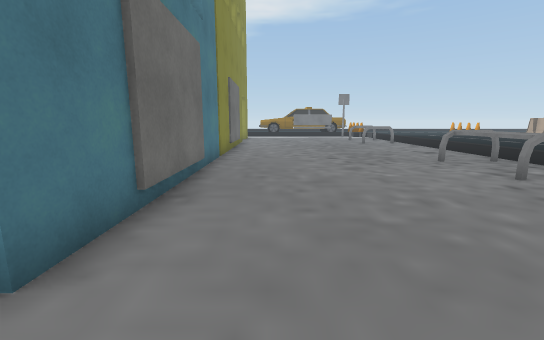
View 1 (above)

23 first-person views from a walk through a scene from a Unity 3-D project. The camera is 1.3 m above the floor, tilts 10° down and sees 90° across. The floor is counted in squares, 1 m on a side. Each view is taken from the middle of a square. On the plan, view 1 faces up. The plan holds only what a view shows up to about 13 squares ahead; the rest is blank. The place goes on beyond the plan. The player is left out. Some surface patterns are stand-ins.

View 2
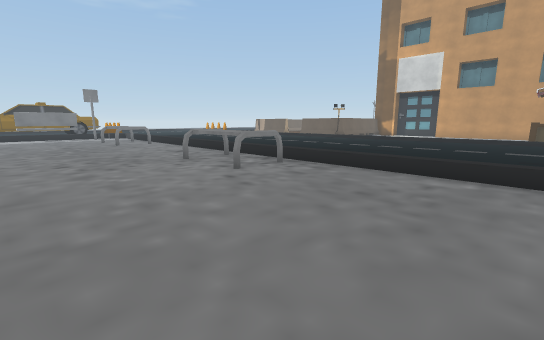

View 3
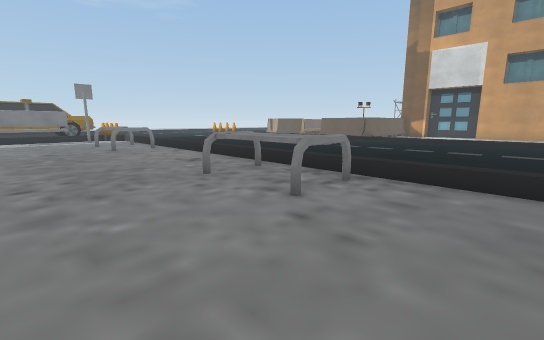

View 4
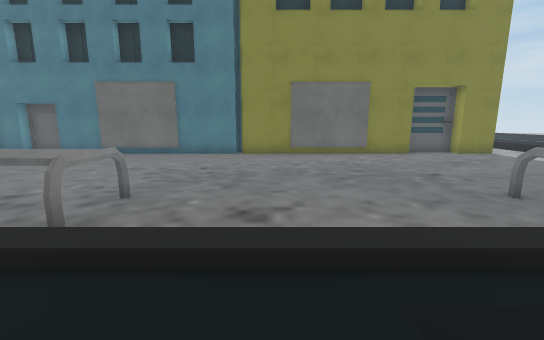

View 5
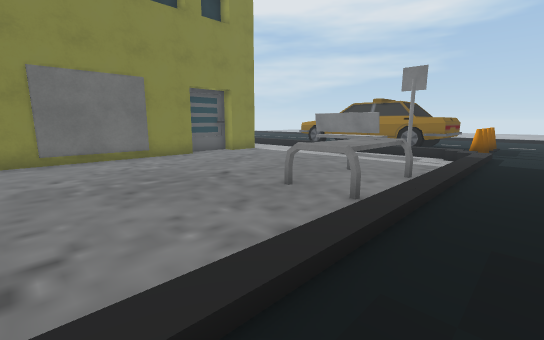

View 6
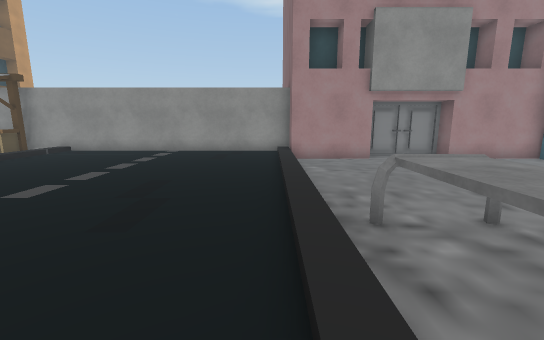

View 7
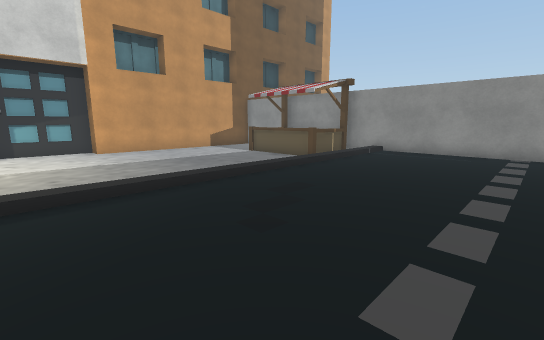

View 8
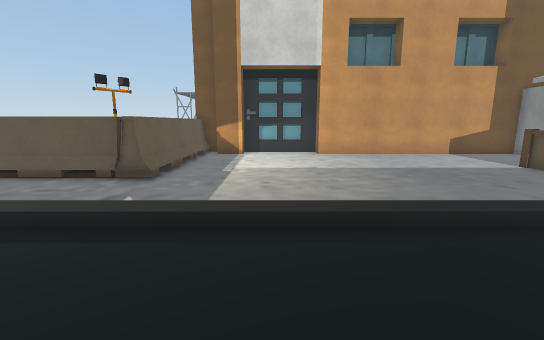

View 9
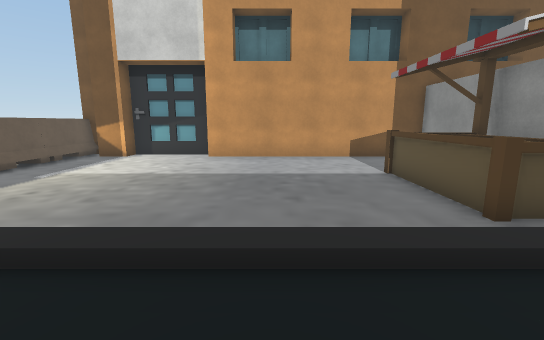

View 10
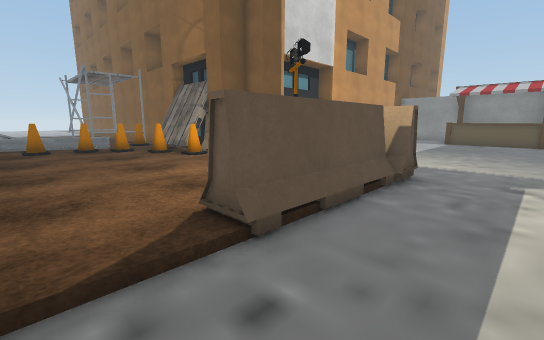

View 11
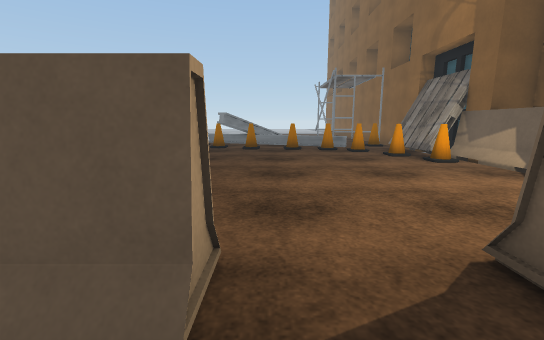

View 12
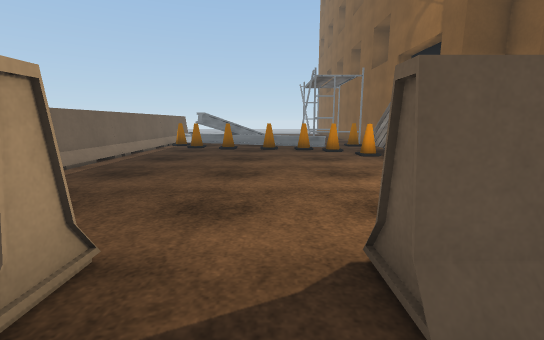

View 13
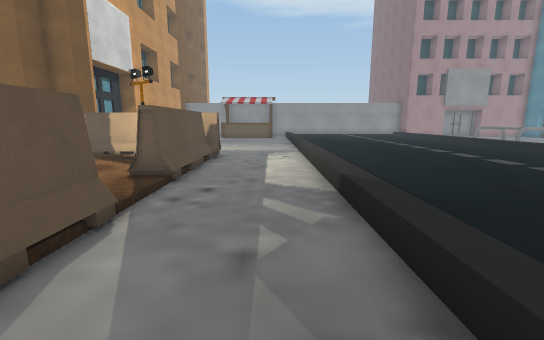

View 14
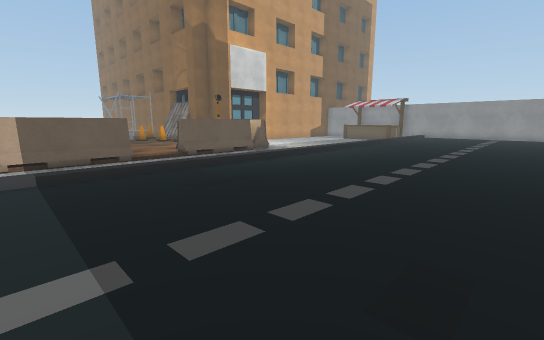

View 15
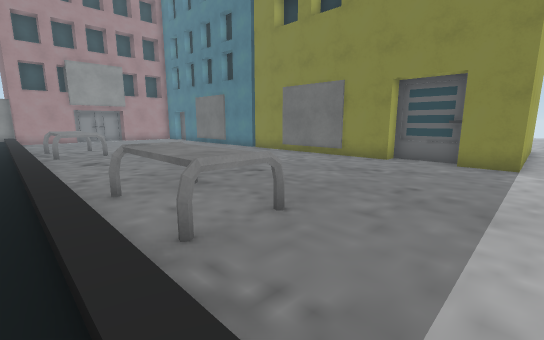

View 16
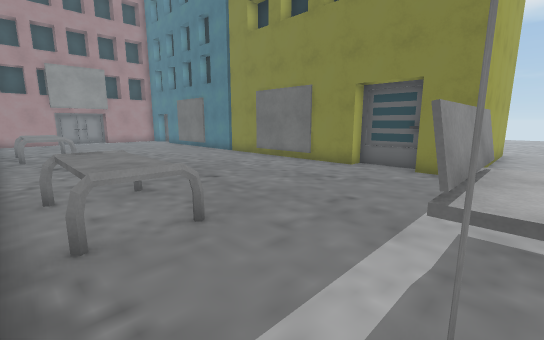

View 17
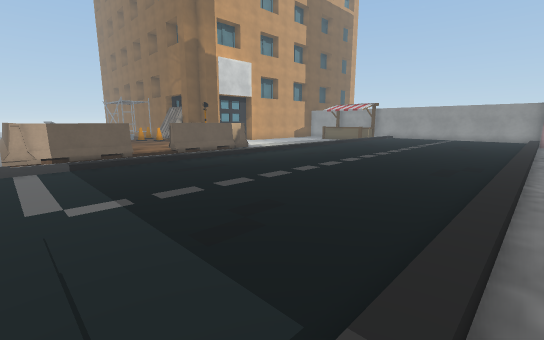

View 18
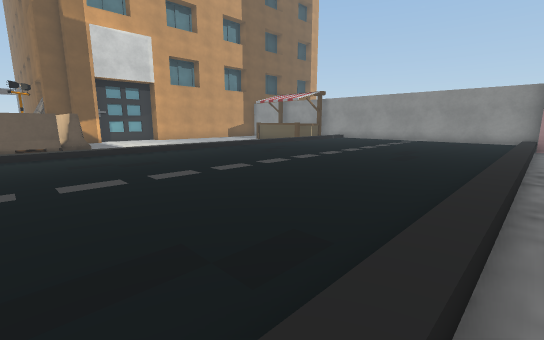

View 19
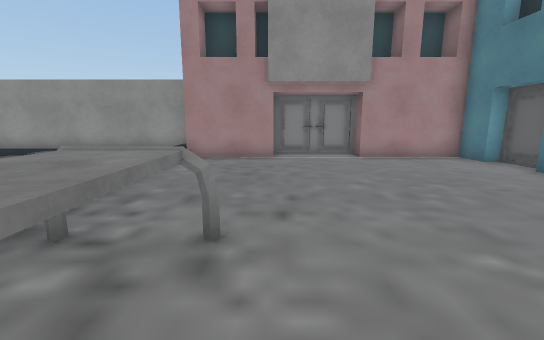

View 20
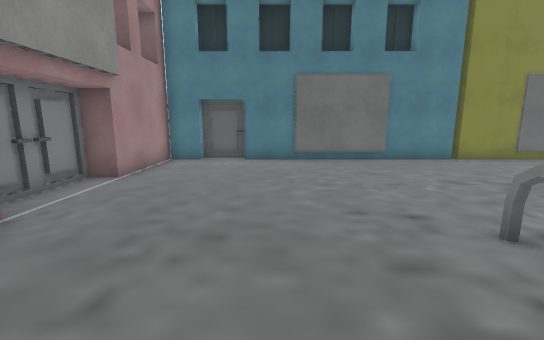

View 21
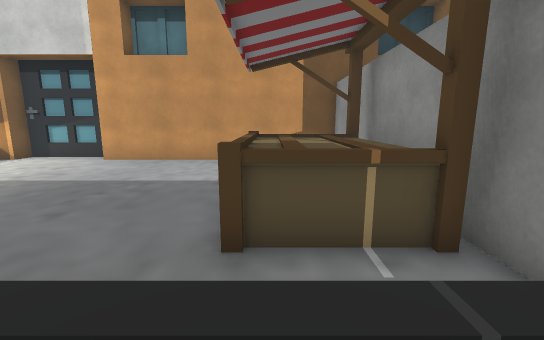

View 22
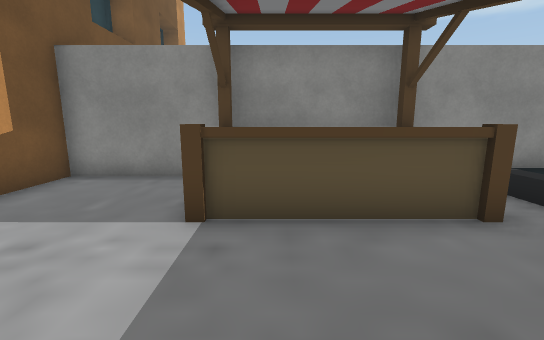

View 23
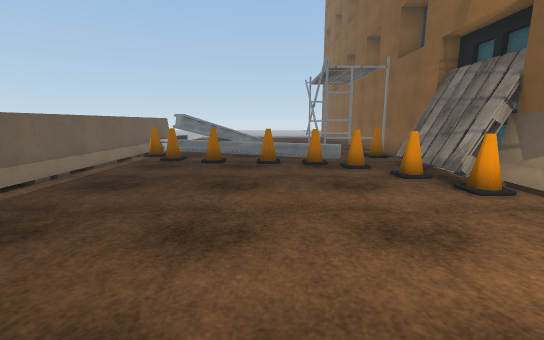

### Floor plan
Key: @ floor where view 1 was taken; # wall or solid block; . main floor; : floor 0.25 m higher than the main floor; / step, stairs or slope; B building; E bench; C cone; P pallet; O other object.
Columns run from 7 left of view 1 to 34 right of it. Each row starts with its distance up from view 1.
 24 ...      OOOO#./::::::::::/  ##
 23 .........OOOO...::::::::::.. #############
 22 BBBBBB..........::::::::::...##  ::::::::C
 21     BB..........::::::::::...##:::::::::C#
 20     B........EE.::::::::::...##:::::::::C:
 19     B........EE.::::::::::.../::::::::::::
 18     BB.......EE.::::::::::.../::::::::::C:
 17     BB.......EE.::::::::::...##::::::::CC:
 16     B#..........::::::::::...##::::::::C:O
 15     B#..........::::::::::...##::::::C::::
 14     B#..........::::::::::...###::::CPPP:C
 13     B#..........::::::::::...#########PPPB
 12     BB..........::::::::::....######BB##B
 11      B..........::::::::::.........B
 10     BB..........::::::::::..........B
  9      B.......EE.::::::::::..........B
  8     BB.......EE.::::::::::..........B
  7     B#.......EE.::::::::::.........BB
  6     B#.......EE.::::::::::.........BB
  5     B#..........::::::::::.........BB
  4     B#..........::::::::::.........BB
  3     BB..........::::::::::.........BB
  2     BB..........::::::::::.........B
  1     B...........::::::::::.........B
  0     BB.@........::::::::::.OOOOO...BB
 -1      BBBB...BBBB::::::::::.OOOOO...BB
 -2      BBBBBBBBBBB::::::::::.OOOOO...BB
 -3                #####################
 -4                B                   B
 -5                                    BB
 -6                                    BB
 -7                                    B

Positions as (right, up) in squares from view 1, and headings:
1: (0, 0), facing up
2: (1, 0), facing up-right
3: (2, 3), facing up-right
4: (11, 12), facing left
5: (10, 12), facing up-left
6: (9, 10), facing down
7: (13, 10), facing down-right
8: (15, 9), facing right
9: (16, 4), facing right
10: (20, 19), facing down-right
11: (21, 19), facing right
12: (21, 18), facing right
13: (20, 23), facing down
14: (11, 23), facing down-right
15: (9, 23), facing down-left
16: (8, 24), facing down-left
17: (8, 24), facing down-right
18: (8, 15), facing down-right
19: (5, 9), facing down
20: (9, 3), facing left
21: (17, 0), facing right
22: (23, 4), facing down
23: (24, 18), facing right
